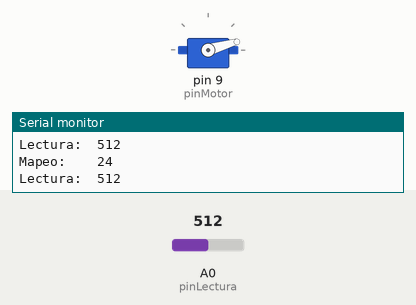
A sketch run on a simulated Arduino Uno, built with avr-gcc and run on an emulated ATmega328P. Shown: servo, the last lines printed to the serial monitor. The inputs (shaded band) are chosen by the test bench; at power-on: A0 (pinLectura) = 512.

Above: at 1.3 s.
1.4 s: A0 (pinLectura) set to 716
At 2.4 s:
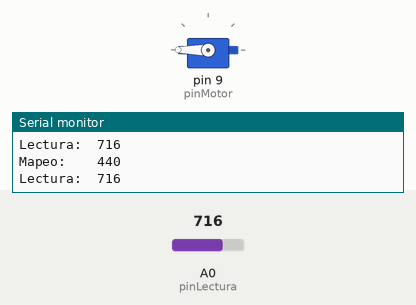
3.5 s: A0 (pinLectura) set to 836
5.2 s: A0 (pinLectura) set to 857
At 6.9 s:
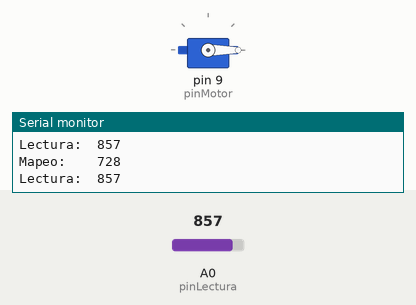
7.5 s: A0 (pinLectura) set to 1023
At 8.5 s:
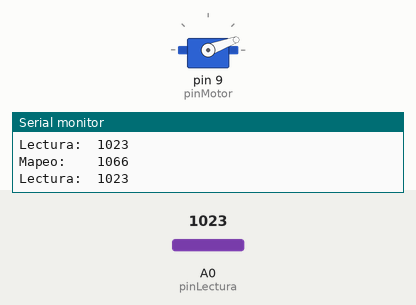
9.5 s: A0 (pinLectura) set to 306
At 11.4 s:
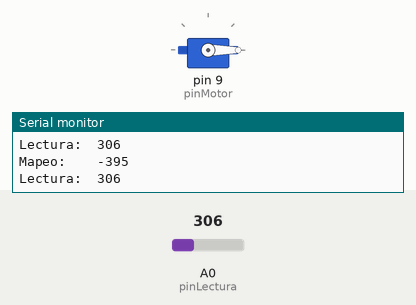
Timing chart, 0 to 12.5 s (numbered marks = the images above; inputs shaded):
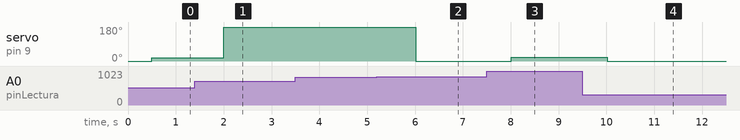

The sketch:

7.ino
```cpp
#include <Servo.h>
#define pinLectura A0
#define pinMotor 9
Servo motor;
int lectura, mapeo, rotacion;

void setup() {
  Serial.begin(9600);
  pinMode(pinLectura, INPUT);
  pinMode(pinMotor, OUTPUT);
  motor.write(0);
  motor.attach(9);
}

void loop() {
  lectura = analogRead(pinLectura);

  Serial.print("Lectura:\t");
  Serial.println(lectura);
  delay(500);

  //mapeo = map(lectura, 0, 1023, 0, 255);              Usando un potenciómetro
  mapeo = map(lectura, 500, 625, 0, 255);            // Usando un termistor
  analogWrite(pinMotor, mapeo);

  Serial.print("Mapeo:\t\t");
  Serial.println(mapeo);
  Serial.println();

  rotacion = map(mapeo, 0, 255, 0, 180);
  motor.write(rotacion);
}
```

Measured:
- the behaviour switches between 847 and 848 on A0 (pinLectura) (found by bisection; images 1 and 2)
- after the input at 1.4 s, servo on pin 9 (pinMotor): 16° → 180° after 0.60 s
- after the input at 5.2 s, servo on pin 9 (pinMotor): 180° → 0° after 0.81 s
- after the input at 7.5 s, servo on pin 9 (pinMotor): 0° → 20° after 0.51 s
- after the input at 9.5 s, servo on pin 9 (pinMotor): 20° → 0° after 0.52 s
